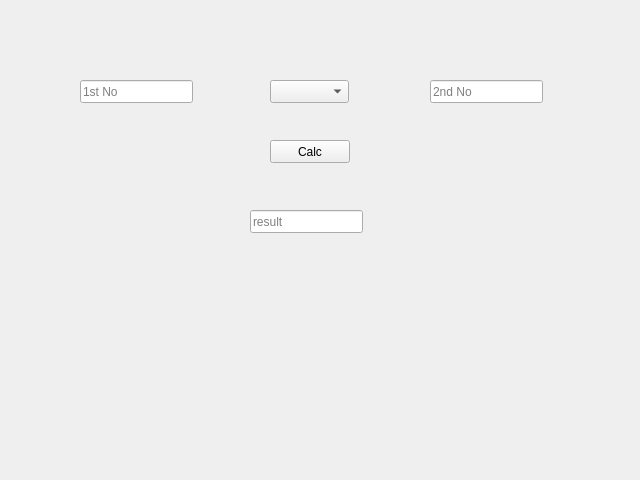
<?xml version="1.0" encoding="UTF-8"?>
<ui version="4.0">
 <class>MainWindow</class>
 <widget class="QMainWindow" name="MainWindow">
  <property name="geometry">
   <rect>
    <x>0</x>
    <y>0</y>
    <width>640</width>
    <height>480</height>
   </rect>
  </property>
  <property name="windowTitle">
   <string>MainWindow</string>
  </property>
  <widget class="QWidget" name="centralwidget">
   <widget class="QLineEdit" name="firstEdt">
    <property name="geometry">
     <rect>
      <x>80</x>
      <y>80</y>
      <width>113</width>
      <height>23</height>
     </rect>
    </property>
    <property name="placeholderText">
     <string>1st No</string>
    </property>
   </widget>
   <widget class="QComboBox" name="opsBox">
    <property name="geometry">
     <rect>
      <x>270</x>
      <y>80</y>
      <width>79</width>
      <height>23</height>
     </rect>
    </property>
   </widget>
   <widget class="QLineEdit" name="secondEdt">
    <property name="geometry">
     <rect>
      <x>430</x>
      <y>80</y>
      <width>113</width>
      <height>23</height>
     </rect>
    </property>
    <property name="placeholderText">
     <string>2nd No</string>
    </property>
   </widget>
   <widget class="QPushButton" name="pushButton">
    <property name="geometry">
     <rect>
      <x>270</x>
      <y>140</y>
      <width>80</width>
      <height>23</height>
     </rect>
    </property>
    <property name="text">
     <string>Calc</string>
    </property>
   </widget>
   <widget class="QLineEdit" name="resultEdt">
    <property name="geometry">
     <rect>
      <x>250</x>
      <y>210</y>
      <width>113</width>
      <height>23</height>
     </rect>
    </property>
    <property name="placeholderText">
     <string>result</string>
    </property>
   </widget>
  </widget>
 </widget>
 <resources/>
 <connections>
  <connection>
   <sender>pushButton</sender>
   <signal>clicked()</signal>
   <receiver>MainWindow</receiver>
   <slot>calculate()</slot>
   <hints>
    <hint type="sourcelabel">
     <x>325</x>
     <y>155</y>
    </hint>
    <hint type="destinationlabel">
     <x>590</x>
     <y>157</y>
    </hint>
   </hints>
  </connection>
 </connections>
 <slots>
  <slot>calculate()</slot>
 </slots>
</ui>
